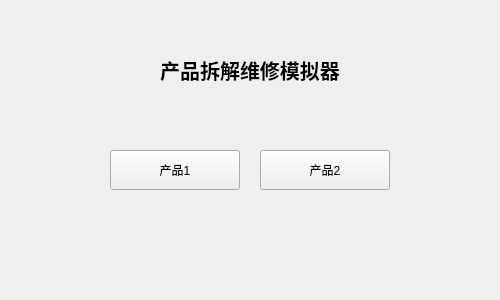
<?xml version="1.0" encoding="UTF-8"?>
<ui version="4.0">
 <class>MainWindow</class>
 <widget class="QWidget" name="MainWindow">
  <property name="geometry">
   <rect>
    <x>0</x>
    <y>0</y>
    <width>500</width>
    <height>300</height>
   </rect>
  </property>
  <property name="sizePolicy">
   <sizepolicy hsizetype="Fixed" vsizetype="Fixed">
    <horstretch>0</horstretch>
    <verstretch>0</verstretch>
   </sizepolicy>
  </property>
  <property name="minimumSize">
   <size>
    <width>500</width>
    <height>300</height>
   </size>
  </property>
  <property name="maximumSize">
   <size>
    <width>500</width>
    <height>300</height>
   </size>
  </property>
  <property name="windowTitle">
   <string>产品拆解维修模拟器</string>
  </property>
  <widget class="QLabel" name="nameLabel">
   <property name="geometry">
    <rect>
     <x>0</x>
     <y>50</y>
     <width>500</width>
     <height>40</height>
    </rect>
   </property>
   <property name="sizePolicy">
    <sizepolicy hsizetype="Fixed" vsizetype="Fixed">
     <horstretch>0</horstretch>
     <verstretch>0</verstretch>
    </sizepolicy>
   </property>
   <property name="minimumSize">
    <size>
     <width>500</width>
     <height>40</height>
    </size>
   </property>
   <property name="maximumSize">
    <size>
     <width>500</width>
     <height>40</height>
    </size>
   </property>
   <property name="font">
    <font>
     <pointsize>15</pointsize>
     <weight>75</weight>
     <bold>true</bold>
    </font>
   </property>
   <property name="text">
    <string>产品拆解维修模拟器</string>
   </property>
   <property name="alignment">
    <set>Qt::AlignCenter</set>
   </property>
  </widget>
  <widget class="QPushButton" name="btn1">
   <property name="geometry">
    <rect>
     <x>110</x>
     <y>150</y>
     <width>130</width>
     <height>40</height>
    </rect>
   </property>
   <property name="sizePolicy">
    <sizepolicy hsizetype="Fixed" vsizetype="Fixed">
     <horstretch>0</horstretch>
     <verstretch>0</verstretch>
    </sizepolicy>
   </property>
   <property name="minimumSize">
    <size>
     <width>130</width>
     <height>40</height>
    </size>
   </property>
   <property name="maximumSize">
    <size>
     <width>130</width>
     <height>40</height>
    </size>
   </property>
   <property name="text">
    <string>产品1</string>
   </property>
  </widget>
  <widget class="QPushButton" name="btn2">
   <property name="geometry">
    <rect>
     <x>260</x>
     <y>150</y>
     <width>130</width>
     <height>40</height>
    </rect>
   </property>
   <property name="sizePolicy">
    <sizepolicy hsizetype="Fixed" vsizetype="Fixed">
     <horstretch>0</horstretch>
     <verstretch>0</verstretch>
    </sizepolicy>
   </property>
   <property name="minimumSize">
    <size>
     <width>130</width>
     <height>40</height>
    </size>
   </property>
   <property name="maximumSize">
    <size>
     <width>130</width>
     <height>40</height>
    </size>
   </property>
   <property name="text">
    <string>产品2</string>
   </property>
  </widget>
 </widget>
 <resources/>
 <connections/>
</ui>
